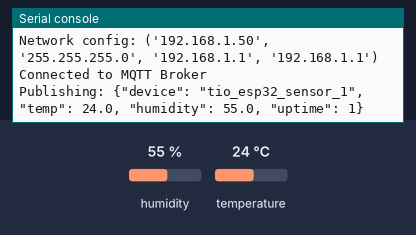
A program run on a simulated ESP32 board running MicroPython. Parts: the last lines printed to the serial console. Inputs (shaded band) come from the test bench; at power-on: humidity 55 %, temperature 24 °C. WiFi joins after 1.5 s; no MQTT or app messages arrive unless stated; library files of the repository ran but are not shown: 1 file(s).

Above: at 2.8 s.
2.9 s: humidity set to 22 %
At 12.6 s:
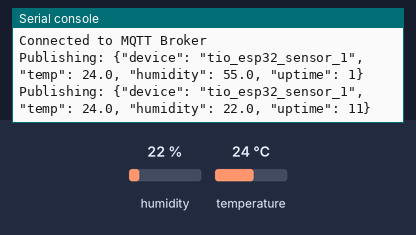
12.9 s: temperature set to 12 °C
At 22.6 s:
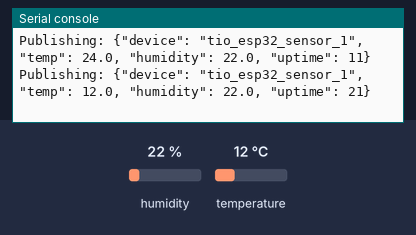
22.9 s: humidity set to 40 %
At 32.3 s:
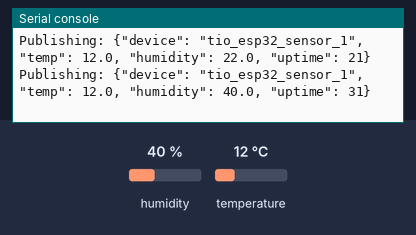
Timing chart, 0 to 33.8 s (numbered marks = the images above; inputs shaded):
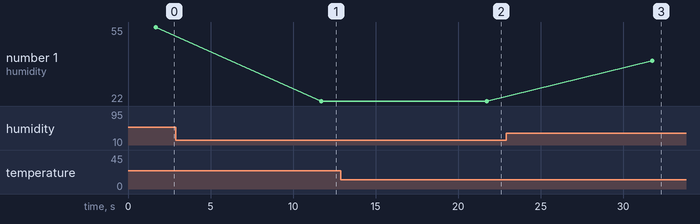

Measured:
- after the input at 2.9 s, the serial console: prints a new line after 8.8 s (image 1)
- after the input at 12.9 s, the serial console: prints a new line after 8.8 s (image 2)
- after the input at 22.9 s, the serial console: prints a new line after 8.9 s (image 3)
- plotted number 1: 55 → 22 after the input at 2.9 s, 22 → 40 after the input at 22.9 s

The program:

main.py
```python
import network
import time
from machine import Pin
import dht
import ujson
from umqtt.simple import MQTTClient

# --- CONFIGURATION ---
WIFI_SSID = "YOUR_WIFI_SSID"
WIFI_PASS = "YOUR_WIFI_PASSWORD"
BROKER_ADDRESS = "192.168.1.100"
CLIENT_ID = "tio_esp32_sensor_1"
TOPIC_TELEMETRY = b"wamd/agents/esp32_1/telemetry"

# --- HARDWARE ---
# DHT22 connected to GPIO 15
sensor = dht.DHT22(Pin(15))

def connect_wifi():
    wlan = network.WLAN(network.STA_IF)
    wlan.active(True)
    if not wlan.isconnected():
        print('Connecting to network...')
        wlan.connect(WIFI_SSID, WIFI_PASS)
        while not wlan.isconnected():
            pass
    print('Network config:', wlan.ifconfig())

def connect_mqtt():
    client = MQTTClient(CLIENT_ID, BROKER_ADDRESS)
    client.connect()
    print('Connected to MQTT Broker')
    return client

def main():
    connect_wifi()

    try:
        client = connect_mqtt()
    except OSError as e:
        print('Failed to connect to MQTT broker. Reconnecting...')
        time.sleep(5)
        return

    while True:
        try:
            sensor.measure()
            temp = sensor.temperature()
            hum = sensor.humidity()

            payload = ujson.dumps({
                "device": CLIENT_ID,
                "temp": temp,
                "humidity": hum,
                "uptime": time.ticks_ms() // 1000
            })

            print("Publishing:", payload)
            client.publish(TOPIC_TELEMETRY, payload)

        except OSError as e:
            print('Failed to read sensor or publish.')

        time.sleep(10)

if __name__ == "__main__":
    main()
```
